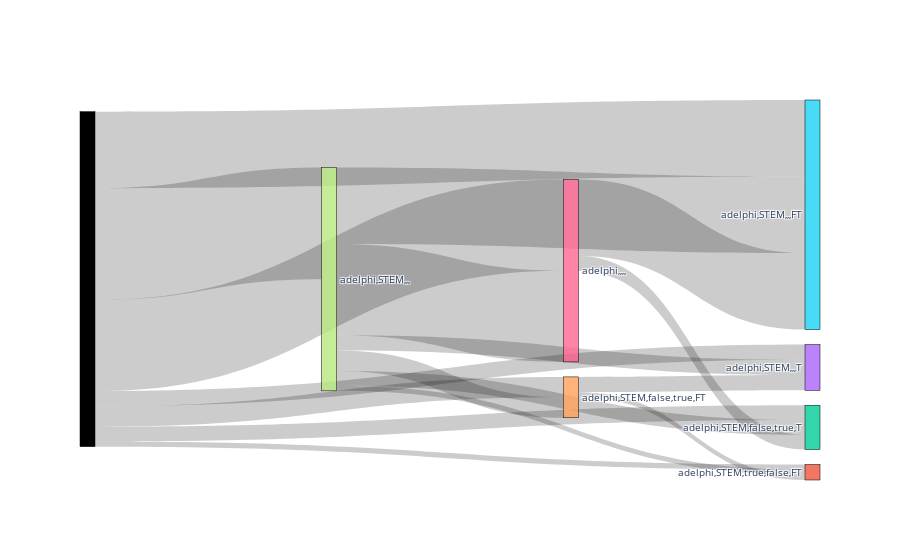

The code cell stored with this chart in its notebook:
### Code cell
fig = go.Figure(data=[go.Sankey(
    valueformat = ".0f",
    valuesuffix = "",
    # Define nodes
    node = dict(
      pad = 15,
      thickness = 15,
      line = dict(color = "black", width = 0.5),
      label = L
     # color = 
    ),
    # Add links
    link = dict(
      source =  s,
      target =  t,
      value = v,
     
      #color =  a['link']['color']
))])

fig.update_layout(title_text="",
                  font_size=10)
fig.show()

### Figure 1 — Plotly figure (JSON) as saved in the notebook; plotly's stock layout.template omitted (floating-point values rounded to 4 significant figures)
{"data": [{"link": {"source": [4, 4, 6, 6, 7, 7, 7, 7, 7, 7, 8, 8, 8, 8, 8, 8, 8], "target": [1, 3, 2, 5, 1, 2, 3, 4, 5, 6, 1, 2, 3, 4, 5, 6, 7], "value": [58, 171, 165, 858, 58, 165, 171, 229, 858, 1023, 58, 165, 171, 229, 858, 1023, 1252]}, "node": {"label": [["adelphi", "STEM", true, false, "T"], ["adelphi", "STEM", true, false, "FT"], ["adelphi", "STEM", false, true, "T"], ["adelphi", "STEM", null, null, "T"], ["adelphi", "STEM", false, true, "FT"], ["adelphi", "STEM", null, null, "FT"], ["adelphi", null, null, null, null], ["adelphi", "STEM", null, null, null]], "line": {"color": "black", "width": 0.5}, "pad": 15, "thickness": 15}, "type": "sankey", "valueformat": ".0f", "valuesuffix": ""}], "layout": {"font": {"size": 10}, "title": {"text": ""}}}
